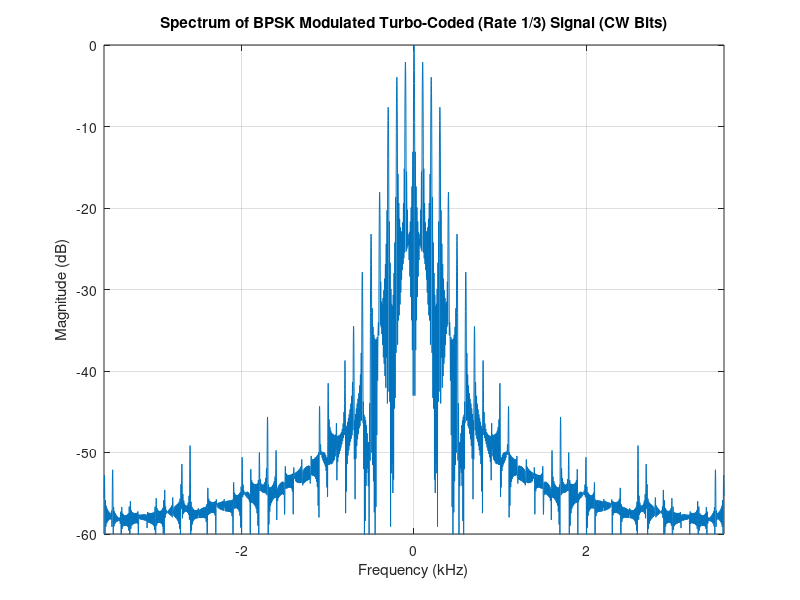

Source code (MATLAB):
clc;
clear all;
close all;

%% ----------------------------
%  Custom Upsample Function
%% ----------------------------
function y = upsample_custom(x, sps)
    y = zeros(1, length(x)*sps);
    y(1:sps:end) = x;
end

%% ----------------------------
%  RSC Encoder Function
%% ----------------------------
function [sys, parity, m1, m2] = rsc_encode(data_in, m1, m2)
    sys = data_in;
    parity = bitxor(data_in, m1);
    new_m2 = m1;
    new_m1 = bitxor(bitxor(data_in, m1), m2);
    m1 = new_m1;
    m2 = new_m2;
end

%% ----------------------------
%  Custom Root Raised Cosine (RRC) filter generator
%% ----------------------------
function h = rrc_filter(beta, span, sps)
    N = span * sps;
    t = (-N/2:N/2) / sps;
    h = zeros(size(t));
    for i = 1:length(t)
        if t(i) == 0
            h(i) = 1 - beta + (4*beta/pi);
        elseif abs(t(i)) == 1/(4*beta)
            h(i) = (beta/sqrt(2)) * ((1+2/pi)*sin(pi/(4*beta)) + (1-2/pi)*cos(pi/(4*beta)));
        else
            h(i) = (sin(pi*t(i)*(1-beta)) + 4*beta*t(i)*cos(pi*t(i)*(1+beta))) / ...
                   (pi*t(i)*(1-(4*beta*t(i))^2));
        end
    end
    h = h / sqrt(sum(h.^2));
end

%% ----------------------------
%  Input Data (CW pattern)
%% ----------------------------
data_in = ones(1, 32);   % Continuous-wave: all 1's

% Interleaver positions (1-based)
positions = [0 4 1 5 2 6 3 7] + 1;

%% ----------------------------
%  Turbo Encoding (Rate 1/3)
%% ----------------------------
m1_1 = 0; m2_1 = 0;
m1_2 = 0; m2_2 = 0;

encoded_sys = [];
encoded_p1  = [];
encoded_p2  = [];

nBlocks = length(data_in)/8;
for blk = 1:nBlocks
    idx_start = (blk-1)*8 + 1;
    idx_end   = blk*8;
    block_bits = data_in(idx_start:idx_end);

    % Interleaved block
    intr_bits = block_bits(positions);

    for i = 1:8
        [sys1, p1, m1_1, m2_1] = rsc_encode(block_bits(i), m1_1, m2_1);
        [~, p2, m1_2, m2_2]   = rsc_encode(intr_bits(i), m1_2, m2_2);

        encoded_sys(end+1) = sys1;
        encoded_p1(end+1)  = p1;
        encoded_p2(end+1)  = p2;
    end
end

%% ----------------------------
%  Combine Encoded Bits (Rate 1/3)
%% ----------------------------
encoded_bits = reshape([encoded_sys; encoded_p1; encoded_p2], 1, []);

%% ----------------------------
%  BPSK Modulation
%% ----------------------------
bpsk_symbols = 2*encoded_bits - 1;  % 0→-1, 1→+1

%% ----------------------------
%  RRC Filtering
%% ----------------------------
beta = 0.35; span = 6; sps = 8;
rrcFilter = rrc_filter(beta, span, sps);

% Use custom upsample to avoid errors in Octave
tx_shaped = conv(upsample_custom(bpsk_symbols, sps), rrcFilter, 'same');

%% ----------------------------
%  Spectrum Visualization
%% ----------------------------
fs = 7200;             % coded bit rate
N = 8192;
spec = abs(fftshift(fft(tx_shaped, N)));
spec = spec / max(spec);
freq = linspace(-fs/2, fs/2, N);

figure;
plot(freq/1e3, 20*log10(spec));
grid on;
xlabel('Frequency (kHz)');
ylabel('Magnitude (dB)');
title('Spectrum of BPSK Modulated Turbo-Coded (Rate 1/3) Signal (CW Bits)');
axis([-fs/2/1e3 fs/2/1e3 -60 0]);
